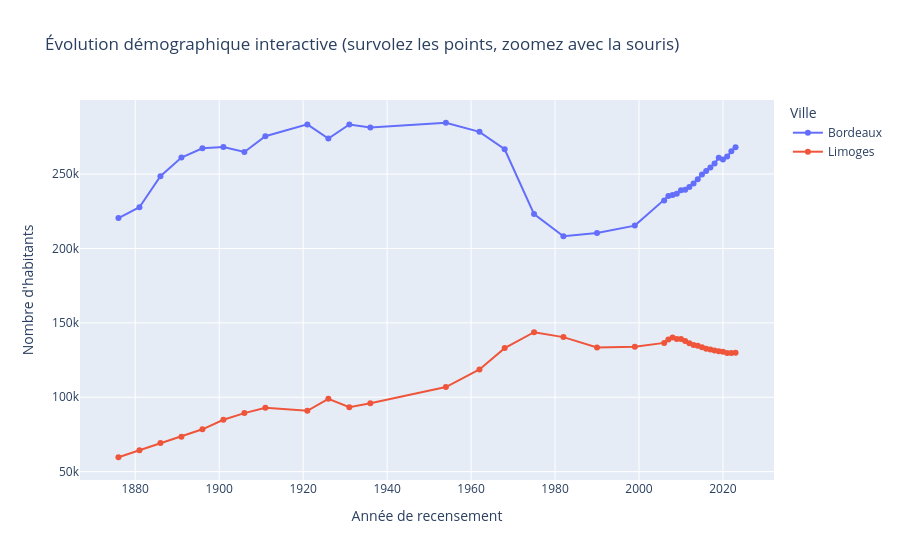

Notebook code cell kept with this figure:
### Markdown cell above
##  Bonus : un graphique dynamique avec Plotly

Tous les graphiques précédents sont **statiques** : une fois affichés, on ne peut plus zoomer ni consulter la valeur exacte d'un point. La bibliothèque **Plotly** permet de créer des graphiques **interactifs**, directement utilisables dans un notebook : on peut zoomer, se déplacer, et survoler un point avec la souris pour voir sa valeur.

*(Si nécessaire : `pip install plotly`. Ce type de graphique fonctionne dans un notebook ou une page web, mais pas dans un document imprimé.)*

### Code cell
import plotly.express as px

fig = px.line(
    df_long,
    x="Annee",
    y="Population",
    color="LIBGEO",
    markers=True,
    title="Évolution démographique interactive (survolez les points, zoomez avec la souris)",
    labels={"Annee": "Année de recensement", "Population": "Nombre d'habitants", "LIBGEO": "Ville"},
)

fig.show()

### Figure 1 — Plotly figure (JSON) as saved in the notebook; plotly's stock layout.template omitted (floating-point values rounded to 4 significant figures)
{"data": [{"hovertemplate": "Ville=Bordeaux<br>Année de recensement=%{x}<br>Nombre d'habitants=%{y}<extra></extra>", "legendgroup": "Bordeaux", "line": {"color": "#636efa", "dash": "solid"}, "marker": {"symbol": "circle"}, "mode": "lines+markers", "name": "Bordeaux", "orientation": "v", "showlegend": true, "type": "scatter", "x": [1876, 1881, 1886, 1891, 1896, 1901, 1906, 1911, 1921, 1926, 1931, 1936, 1954, 1962, 1968, 1975, 1982, 1990, 1999, 2006, 2007, 2008, 2009, 2010, 2011, 2012, 2013, 2014, 2015, 2016, 2017, 2018, 2019, 2020, 2021, 2022, 2023], "xaxis": "x", "y": [220446, 227736, 248545, 261085, 267369, 268186, 264835, 275468, 283394, 273840, 283374, 281338, 284494, 278403, 266662, 223131, 208159, 210336, 215363, 232260, 235178, 235891, 236725, 239157, 239399, 241287, 243626, 246586, 249712, 252040, 254436, 257068, 260958, 259809, 261804, 265328, 267991], "yaxis": "y"}, {"hovertemplate": "Ville=Limoges<br>Année de recensement=%{x}<br>Nombre d'habitants=%{y}<extra></extra>", "legendgroup": "Limoges", "line": {"color": "#EF553B", "dash": "solid"}, "marker": {"symbol": "circle"}, "mode": "lines+markers", "name": "Limoges", "orientation": "v", "showlegend": true, "type": "scatter", "x": [1876, 1881, 1886, 1891, 1896, 1901, 1906, 1911, 1921, 1926, 1931, 1936, 1954, 1962, 1968, 1975, 1982, 1990, 1999, 2006, 2007, 2008, 2009, 2010, 2011, 2012, 2013, 2014, 2015, 2016, 2017, 2018, 2019, 2020, 2021, 2022, 2023], "xaxis": "x", "y": [59672, 64442, 69207, 73470, 78461, 84884, 89348, 92973, 90911, 98964, 93272, 95957, 106851, 118652, 133019, 143725, 140418, 133486, 133994, 136539, 138882, 140138, 139216, 139150, 137758, 136221, 135098, 134577, 133627, 132660, 132175, 131479, 130876, 130592, 129760, 129754, 129937], "yaxis": "y"}], "layout": {"legend": {"title": {"text": "Ville"}, "tracegroupgap": 0}, "title": {"text": "Évolution démographique interactive (survolez les points, zoomez avec la souris)"}, "xaxis": {"anchor": "y", "domain": [0, 1], "title": {"text": "Année de recensement"}}, "yaxis": {"anchor": "x", "domain": [0, 1], "title": {"text": "Nombre d'habitants"}}}}
